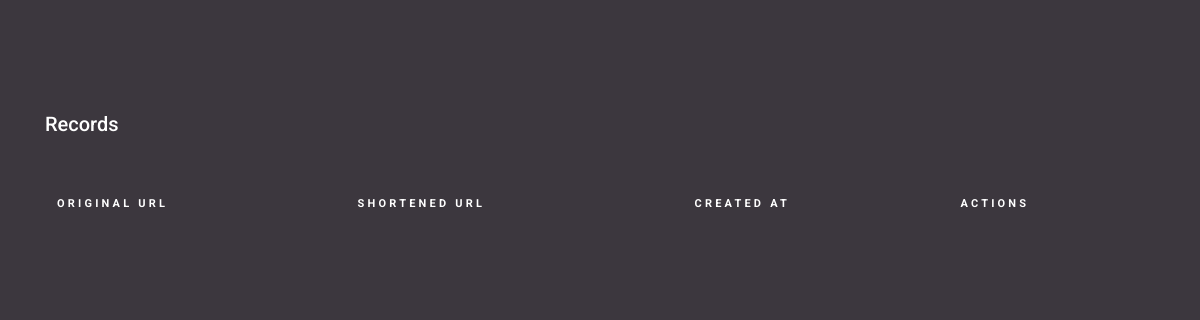
/dashboard (signed in), run on an earlier commit of the app's database.
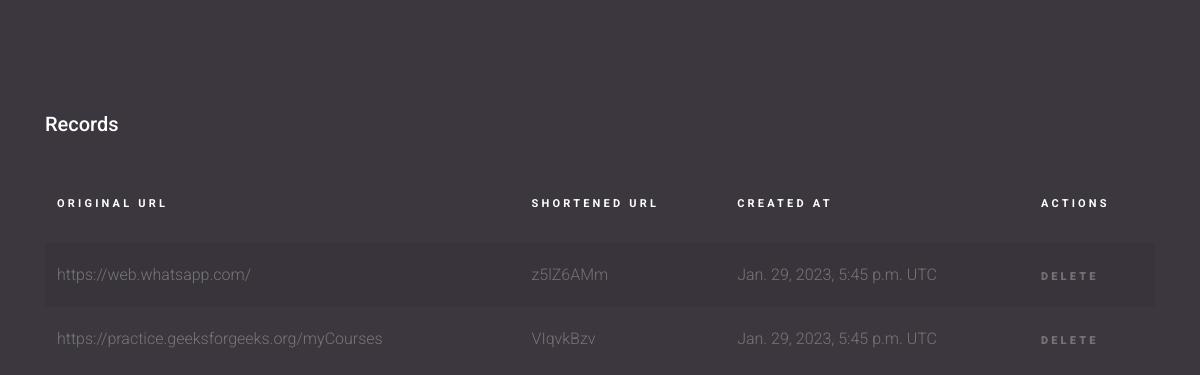
And on a later commit of the database.
### myApp/models.py (models this page shows)
class URL(models.Model):
    user = models.ForeignKey(User, on_delete=models.CASCADE, null=True)
    original_url = models.CharField(max_length=500)
    shortened_url = models.CharField(max_length=8, unique=True)
    created_at = models.DateTimeField(auto_now_add=True)

### myApp/views.py (the view)
# urls.py: path('dashboard', views.dashboard, name='dashboard'),
@login_required(login_url='/login')
def dashboard(request):
    urls = URL.objects.filter(user=request.user)
    return render(request, 'dashboard.html', {'urls': urls})

### templates/dashboard.html (shortened to what this page needs)
<!doctype html>
<html lang="en">
  <head>
    <link rel="stylesheet" href="fonts/icomoon/style.css">
    <link rel="stylesheet" href="css/owl.carousel.min.css">
    <link rel="stylesheet" href="static/css/bootstrap.min.css">
    <link rel="stylesheet" href="static/css/style.css">
  </head>
  <body>
  <div class="content">
    <div class="container">
      <h2 class="mb-5">Records</h2>
      <div class="table-responsive">
        <table class="table table-striped custom-table">
          <thead>
            <tr>
              <th>Original URL</th>
              <th>Shortened URL</th>
              <th>Created at</th>
              <th>Actions</th>
            </tr>
          </thead>
          <tbody>
            {% for url in urls %}
            <tr scope="row">
              <td>{{ url.original_url }}</td>
              <td><a href="{% url 'redirect_url' url.shortened_url %}">{{ url.shortened_url }}</a></td>
              <td>{{ url.created_at }} UTC</td>
              <td><a href="{% url 'delete_url' url.pk %}" class="more">Delete</a></td>
            </tr>
            {% endfor %}
          </tbody>
        </table>
      </div>
    </div>
  </div>
  </body>
</html>

### static/css/style.css (style rules this page uses)
body { font-family: "Roboto", -apple-system, BlinkMacSystemFont, "Segoe UI", Roboto, "Helvetica Neue", Arial, "Noto Sans", sans-serif, "Apple Color Emoji", "Segoe UI Emoji", "Segoe UI Symbol", "Noto Color Emoji"; background-color: #3c373e; font-weight: 300; }
h1, h2, h3, h4, h5, h6, .h1, .h2, .h3, .h4, .h5, .h6 { font-family: "Roboto", -apple-system, BlinkMacSystemFont, "Segoe UI", Roboto, "Helvetica Neue", Arial, "Noto Sans", sans-serif, "Apple Color Emoji", "Segoe UI Emoji", "Segoe UI Symbol", "Noto Color Emoji"; }
a { -webkit-transition: .3s all ease; -o-transition: .3s all ease; transition: .3s all ease; }
a, a:hover { text-decoration: none !important; }
.content { padding: 7rem 0; }
h2 { font-size: 20px; color: #fff; }
.custom-table { min-width: 900px; }
.custom-table thead tr, .custom-table thead th { padding-bottom: 30px; border-top: none; border-bottom: none !important; color: #fff; font-size: 11px; text-transform: uppercase; letter-spacing: .2rem; }
.custom-table tbody th, .custom-table tbody td { color: #777; font-weight: 400; padding-bottom: 20px; padding-top: 20px; font-weight: 300; border: none; -webkit-transition: .3s all ease; -o-transition: .3s all ease; transition: .3s all ease; }
.custom-table tbody th a, .custom-table tbody td a { color: rgba(255, 255, 255, 0.3); }
.custom-table tbody th .more, .custom-table tbody td .more { color: rgba(255, 255, 255, 0.3); font-size: 11px; font-weight: 900; text-transform: uppercase; letter-spacing: .2rem; }
.custom-table tbody tr { -webkit-transition: .3s all ease; -o-transition: .3s all ease; transition: .3s all ease; }

What changed in the data, as far as the page shows it:
added URL: original_url "https://web.whatsapp.com/", shortened_url "z5lZ6AMm", created_at "Jan. 29, 2023, 5:45 p.m."
added URL: original_url "https://practice.geeksforgeeks.org/myCourses", shortened_url "VIqvkBzv", created_at "Jan. 29, 2023, 5:45 p.m."
